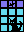

Below is a game level as drawn by its tile map, then a one-line description and the .tmx file that defines it, in full:
An orthogonal 3x4 tile map with 8x8 px tiles, 1 tile layer (namtbl).

<map version="1.5" tiledversion="1.5.0" orientation="orthogonal" renderorder="right-down" width="3" height="4" tilewidth="8" tileheight="8" infinite="0" nextlayerid="2" nextobjectid="1">
 <tileset firstgid="1" name="charset" tilewidth="8" tileheight="8" tilecount="256" columns="16">
  <image source="charset@6000.namtbl.png" width="128" height="128" />
 </tileset>
 <layer id="1" name="namtbl" width="3" height="4">
  <data encoding="csv">
155,156,155,
169,169,169,
169,173,174,
169,175,176
</data>
 </layer>
</map>
